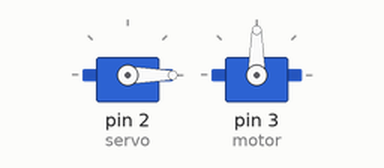
This sketch was run on a simulated Arduino Uno, built with avr-gcc and run on an emulated ATmega328P. On the bench: 2 × servo.

Above: at 0.05 s.
At 19.95 s:
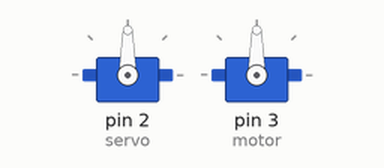
At 30.05 s:
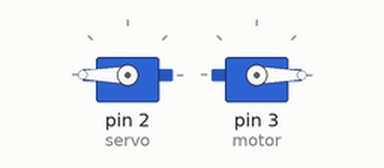
At 39.95 s:
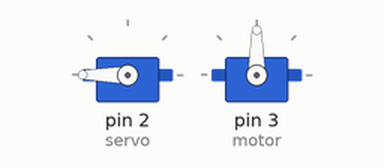
Timing chart, 0 to 59.8 s (numbered marks = the images above):
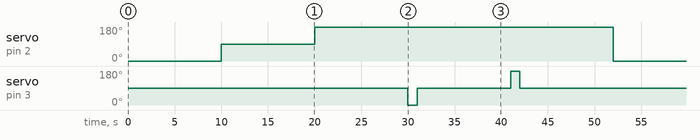

Measured:
- by itself, servo on pin 2 (servo): repeats every 52.0 s: 180° 32.0 s, 0° 10.0 s, 90° 10.0 s
- by itself, servo on pin 3 (motor): 90° → 0° at 30.0 s, → 90° 1.0 s later, → 180° 10.0 s later, → 90° 1.0 s later, … (8 changes in this stretch)

The sketch:

sketch_1.ino
```cpp
#include <Servo.h>

Servo servo;
Servo motor;

void setup() {
  servo.attach(2);  // подключаем серво к пину 2
  motor.attach(3);  // подключаем мотор к пину 3
}

void loop() {

  servo.write(0);    // повернуть на 0°
  delay(10000);
  servo.write(90);   // повернуть на 90°
  delay(10000);
  servo.write(180);  // повернуть на 180°
  delay(10000);


  motor.write(0);    // вращение в одну сторону (макс. скорость)
  delay(1000);
  motor.write(90);   // остановка
  delay(10000);
  motor.write(180);  // вращение в другую сторону (макс. скорость)
  delay(1000);
  motor.write(90);   // остановка
  delay(10000);
}
```
